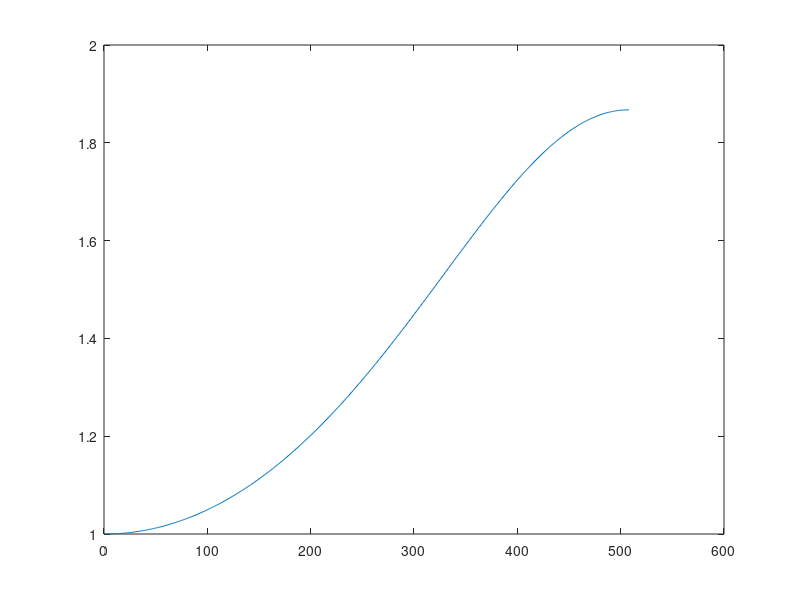

The MATLAB source for this figure: (Note: this script raises an error after producing the figure.)
function mainTest
    %% Constants and Parameters
    % Fundamental Constants
    global e
    e=exp(1);
    
    % Model Parameters
    kappa = 1;
    b = 1;
    mass = 1.01; % unused as of now
    LDes = 20; % unused as of now
    
    % Secondary Parameters
    maxMu = maximumMu(kappa,b,mass,LDes);
    mu = maxMu-.1;
    v0 = 1/b;
    dx = 0.01;
    
    %% Create an Initial Guess
    % Find a solution to the differential equation
    [v N L] = initialShoot(v0,dx);
    plot(v);drawnow;shg
    bvp = chemBvp(kappa,b,N);
    v = chemSolve(v,bvp);
    plot(v);drawnow
    
    %% Body
    % Follow the solution in L in increments of ~0.1
    fprintf('Desired Period: %f\n',LDes)
    Lstep = (LDes-L)/floor((LDes-L)/1);
    while abs(LDes-L) > 1e-3
        fprintf('    Current Period: %f\n',L)
        L = L+Lstep;
        v = chemSolve(v,bvp);
        plot(v);drawnow
    end
    fprintf('Final Period: %f\n',L)
    
    % Follow the solution in mu until the correct mass is acquired
    % Note: increasing mu will decrease the mass
    fprintf('Desired Mass: %f \n',mass)
    muStep = .1*sign(calcMass()-mass);
    
    while abs(mass-calcMass()) > 1e-5
        fprintf('    Current Mass: %f \n',calcMass())
        if (mu + muStep > maxMu)
            warning('Mu is greater than the max!!!')
        end
        mu = mu + muStep;
        v = chemSolve(v,bvp);
        plot(v);drawnow
        
        if sign(calcMass()-mass)*muStep < 0
            mu = mu - muStep;
            muStep = .5*muStep;
        end
    end
    fprintf('Final Mass: %f \n',calcMass())
    plot(v)
    
    % Refine the grid
    v = interp(v,5);
    N = length(v);
    dx = L/N;

    bvp = chemBvp(kappa,b,N);
    v=chemSolve(v,bvp);
    plot(v);drawnow
    
    %% Nested Function Definitions
    function [v N L]=initialShoot(v0,dx)
        %{
        Solves the IVP 
        Used to generate an inital guess for V
        %}
        v(1)=v0;
        v(2)=v(1);
        j=2;
        while (v(j) >=v(j-1))
            v(j+1)=2*v(j)-v(j-1)+dx^2/kappa*(-exp(mu+v(j))+v(j));
            j=j+1;
        end
        N=j-1;
        L=N*dx*2;
        v=v(2:length(v))';
    end

    function vsol=chemSolve(initial,bvp)
        %{
        Finds the solutions to the boundary value problem defined in bvp
        using fsolve
        %}

        options = optimset('TolX',1e-8,'Display','off');
        vsol=fsolve(@(v) bvp(v,mu,L),initial,options);
    end

    function m=calcMass()
        m = mean(v);
    end
end

%% Helper Function Definitions
function bvp=chemBvp(kappa,b,N)
        %{
        Defines boundary value problem as function in N points using finite differences
        kappa v_xx+ exp(mu+v)-v=0

        We are solving for even periodic solutions
        This function is defined by N points on its half period (L/2)
        This is equivalent to the Neumann problem on the full period (L)
        %}

        E=ones(N,1);
        Lap=spdiags([E -2*E E],-1:1,N,N);
        Lap(1,1)=-1; Lap(N,N)=-1;

        % k*V_xx = V - exp(u+b*V)
        % dx = L/(2*N)
        %}
        bvp = @(v,mu,L) kappa/(L/(2*N))^2*Lap*v + exp(mu+b*v) - v;
end

function mu = maximumMu(kappa,b,mass,T)
    temp = (kappa.*(2*pi./T).^2+1)./b;
    mu = min(log(mass)-b.*mass,log(temp)-b.*temp);
end